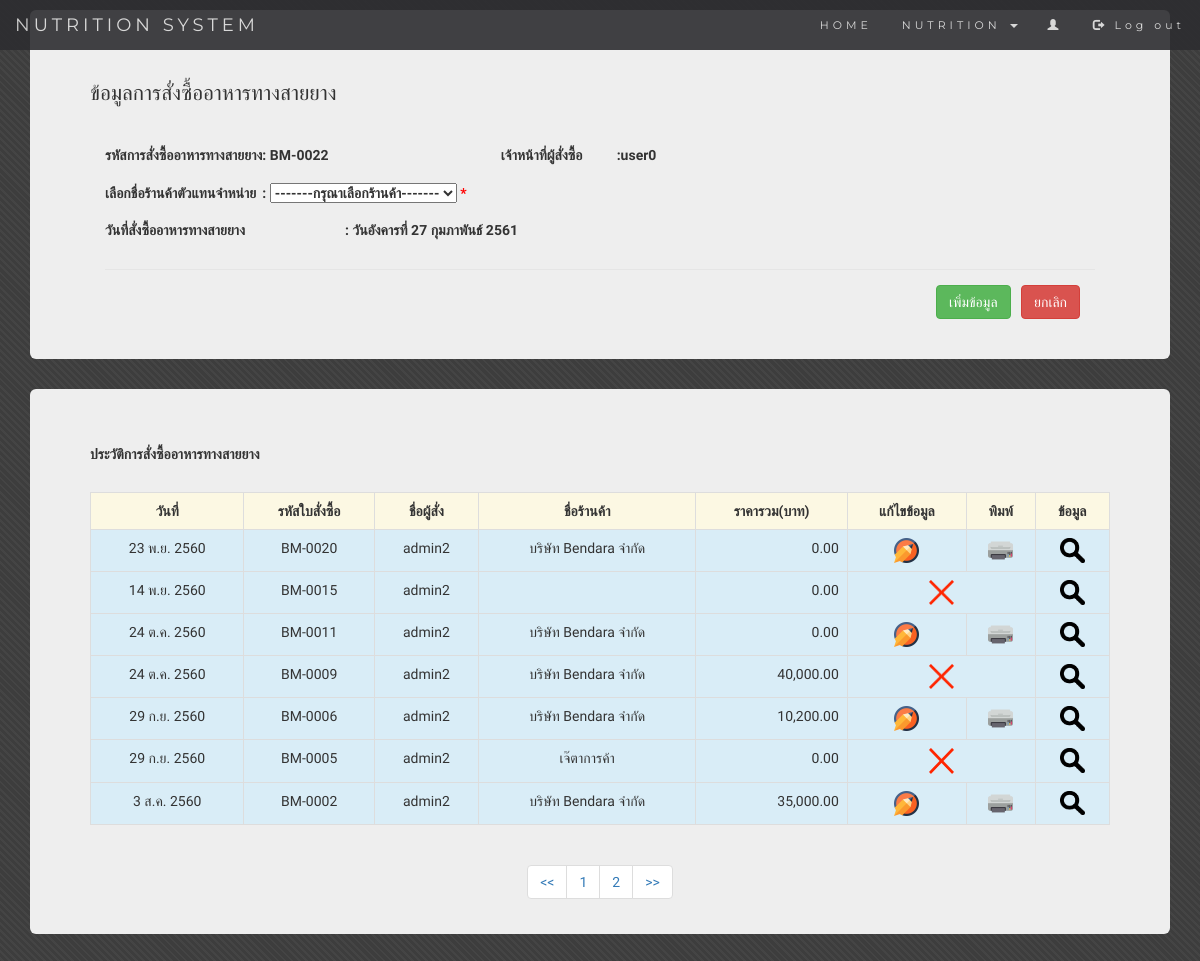
/insert_feed.php (signed in), run on the app's committed database.
### tables this page shows
CREATE TABLE `buymeterial` (
  `id_mat` varchar(20) NOT NULL,
  `user_name` varchar(20) NOT NULL,
  `res_name` varchar(20) NOT NULL,
  `date` date NOT NULL,
  `total_mat` varchar(20) DEFAULT NULL,
  `typebuy` varchar(1) NOT NULL,
  `print` varchar(2) NOT NULL,
  `status` int(1) NOT NULL
);

### insert_feed.php (the view, shortened to what this page needs)
<?php
$username=$_SESSION["Username"];
include 'header.php';
?>
<div class="container">
		<div class="jumbotron">
			<?php
			@include('conn.php');
			$strSQL = "SELECT MAX(id_mat) FROM buymeterial";
			$objQuery = mysql_query($strSQL, $connect1);
			while ($objReSult = mysql_fetch_array($objQuery)) {
			 $result= $objReSult["MAX(id_mat)"];
			 $ina="";
				 for($a=0;$a<Strlen($result);$a++){
				 if($a>=2)$ina =$ina.intval($result[$a])  ;
				 }
				 $id= "BM-".sprintf("%04d", $ina+1);
			}
			 ?>
      <br>
      <p>ข้อมูลการสั่งซื้ออาหารทางสายยาง</p>
            <div class="modal-body">
          	<form method="post" action="#" >
							<table>
								<tr><td><h4>รหัสการสั่งซื้ออาหารทางสายยาง </td><td><h4>: <?php echo $id ; ?>
								<input type="hidden" name="idmat" value="<?php echo $id ; ?>"></h4></td></td>
									<td width=150 align=center><h4>เจ้าหน้าที่ผู้สั่งซื้อ </td><td><h4> :<?php echo $username ; ?>
									<input type="hidden" name="idname" value="<?php echo $username ; ?>"></h4></td>
									<tr><td><h4>เลือกชื่อร้านค้าตัวแทนจำหน่าย </td><td><h4>:
									<select id="dep" name="dep"  required onchange="document.getElementById('selected_text').value=this.options[this.selectedIndex].text">
								  <option value="" disabled selected>-------กรุณาเลือกร้านค้า-------</option></h4>
								<?
			          $strDate=date('d-m-Y');
			            $strYear = date("Y",strtotime($strDate))+543;
			            $strMonth= date("n",strtotime($strDate));
			            $strDay= date("j",strtotime($strDate));
			            $strDays= date("l",strtotime($strDate));
			            $strDayCut = Array("Monday"=>"วันจันทร์ที่","Tuesday"=>"วันอังคารที่","Wednesday"=>"วันพุธที่","Thursday"=>"วันพฤหัสบดีที่","Friday"=>"วันศุกร์ที่","Saturday"=>"วันเสาร์ที่","Sunday"=>"วันอาทิตย์ที่");
			            $strMonthCut = Array("","มกราคม","กุมภาพันธ์","มีนาคม","เมษายน","พฤษภาคม","มิถุนายน","กรกฎาคม","สิงหาคม","กันยายน","ตุลาคม","พฤษจิกายน","ธันวาคม");
			            $strMonthThai=$strMonthCut[$strMonth];
			            $strDaysThai = $strDayCut[$strDays];
			            $date=$strDaysThai." ".$strDay." ".$strMonthThai." ".$strYear;
								?>
							</select><font color="red">&nbsp;*</font></table>
							<table>
							<tr>
							<td  width=240 align=left><h4>วันที่สั่งซื้ออาหารทางสายยาง </td><td><h4>:&nbsp;<?php echo $date; ?>
							<input type="hidden" name="date" value="<?php echo date('Y-m-d'); ?>"></h4></td></tr>
							<tr><td><br></table><div class="modal-footer"><input type="submit" class="btn btn-success" name="submit" value="เพิ่มข้อมูล" >&nbsp;&nbsp;</td>
							<td><a href="index.php"><button type="button" class="btn btn-danger" data-dismiss="modal" onclick="return confirm('ต้องการยกเลิกการเพิ่มข้อมูลนี้?')">ยกเลิก</button>
						</a>
							</form>
							 </div>
              </div>
		</div>
			<div class="jumbotron">
<?php
$perpage = 20;
if (isset($_GET['page']) && $_GET['page'] != 0) {
	$page = $_GET['page'];
} else {
	$page = 1;
}
$start = ($page - 1) * $perpage;
$strSQL = "SELECT * FROM buymeterial WHERE typebuy= '2' order by id_mat DESC LIMIT {$start},{$perpage}";
$objQuery = mysql_query($strSQL,$connect1) or die("Error Query [".$strSQL."]");
 ?>
		 <h4>ประวัติการสั่งซื้ออาหารทางสายยาง</h4><br>
		 <table class="table table-striped table-bordered">
			 <tr class="warning">
		     <th><div align="center">วันที่</div></th>
		     <th><div align="center">รหัสใบสั่งซื้อ</div></th>
		     <th><div align="center">ชื่อผู้สั่ง</div></th>
		     <th><div align="center">ชื่อร้านค้า</div></th>
		 		<th><div align="center">ราคารวม(บาท)</div></th>
		 		<th><div align="center">แก้ไขข้อมูล</div></th>
		 		<th><div align="center">พิมพ์</div></th>
				<th><div align="center">ข้อมูล</div></th>
		   </tr>
			 <?php
while ($objReSult = mysql_fetch_array($objQuery)) {
	$strDate=date('d-m-Y', strtotime($objReSult["date"]));
		$strYear = date("Y",strtotime($strDate))+543;
		$strMonth= date("n",strtotime($strDate));
		$strDay= date("j",strtotime($strDate));
		$strMonthCut = Array("","ม.ค.","ก.พ.","มี.ค.","เม.ย.","พ.ค.","มิ.ย.","ก.ค.","ส.ค.","ก.ย.","ต.ค.","พ.ย.","ธ.ค.");
		$strMonthThai=$strMonthCut[$strMonth];
		$date=$strDay." ".$strMonthThai." ".$strYear;
			  ?>
				<tr class ="info">
			  <td><div align = "center"><?php echo $date;?></div></td>
			  <td><div align = "center"><? echo $objReSult["id_mat"];?></div></td>
				<td><div align = "center"><? echo $objReSult["user_name"];?></div></td>
				<td><div align = "center"><? echo $objReSult["res_name"];?></div></td>
				<td><div align = "right"><? echo number_format($objReSult["total_mat"],2);?></div></td>
				<?php
				if($objReSult["status"]!=1){
				 ?>
				<td><div align = "center"><a href="select_feed.php?id=<? echo $objReSult['id_mat'];?>" onclick="return confirm('ต้องการแก้ไขข้อมูลนี้?')"><b><font color="blue"><img src='img/edit.png' width=25></font></b></a></div></td>
				<td><div align = "center"><a href="success_feed.php?id=<? echo $objReSult['id_mat'];?>"><b><font color="blue"><img src='img/print.png' width=25></font></b></a></div></td>
				<?php
				}else{ ?>
					<td colspan=2><div align = "center"><img src='img/close.png' width=25></div></td>
		 <?php
}
?>
<td><div align = "center"><a data-toggle="modal" data-target="#myModal" OnClick="setModal('<?php echo $objReSult["id_mat"]; ?>')"  href="#myModal" ><img src='img/sssss.png' width=25></a></div></td>
</tr>
<?php
	 } ?>
	 </table>
	 <?php
		 $sql2 = "SELECT * FROM buymeterial";
		 $query2 = mysql_query($sql2, $connect1);
		 $total_record = mysql_num_rows($query2);
		 $total_page = ceil($total_record / $perpage);
		?>
	 <nav align="center" aria-label="Page navigation example">
		 <ul class="pagination">
			 <li class="page-item"><a class="page-link" href="insert_feed.php?page=<?php echo ($page-1); ?>" aria-label="Previous"><span aria-hidden="true"><<</span></a></li>
			 <?php for($i=1;$i<=$total_page;$i++){ ?>
				<li><a href="insert_feed.php?page=<?php echo $i; ?>"><?php echo $i; ?></a></li>
			 <?php } ?>
			 <li class="page-item"><a class="page-link" href="insert_feed.php?page=<?php echo ($page+1); ?>" aria-label="Next"><span aria-hidden="true">>></span></a></li>
		 </ul>
	 </nav>
		</div>

### css/css/myStyle2.css (style rules this page uses)
body { background-color: #3D3D3D; background-image: repeating-linear-gradient(45deg, transparent, transparent 3px, rgba(76,76,76,.5) 3px, rgba(76,76,76,.5) 5px); color: #333333; }
.jumbotron { padding-bottom:10px!important; }
.jumbotron h4 { font-size: 14px; font-weight: bold; }

### header.php (style rules this page uses)
body { font-family: 'Kanit', sans-serif; }

### data on the page
buymeterial: date "23 พ.ย. 2560", id_mat "BM-0020", user_name "admin2", res_name "บริษัท Bendara จำกัด", total_mat "0.00"
buymeterial: date "14 พ.ย. 2560", id_mat "BM-0015", user_name "admin2", total_mat "0.00"
buymeterial: date "24 ต.ค. 2560", id_mat "BM-0011", user_name "admin2", res_name "บริษัท Bendara จำกัด", total_mat "0.00"
buymeterial: date "24 ต.ค. 2560", id_mat "BM-0009", user_name "admin2", res_name "บริษัท Bendara จำกัด", total_mat "40,000.00"
buymeterial: date "29 ก.ย. 2560", id_mat "BM-0006", user_name "admin2", res_name "บริษัท Bendara จำกัด", total_mat "10,200.00"
buymeterial: date "29 ก.ย. 2560", id_mat "BM-0005", user_name "admin2", res_name "เจ๊ตาการค้า", total_mat "0.00"
buymeterial: date "3 ส.ค. 2560", id_mat "BM-0002", user_name "admin2", res_name "บริษัท Bendara จำกัด", total_mat "35,000.00"

### other printed values
$id "BM-0022"
$username "user0"
$date "วันอังคารที่ 27 กุมภาพันธ์ 2561"
